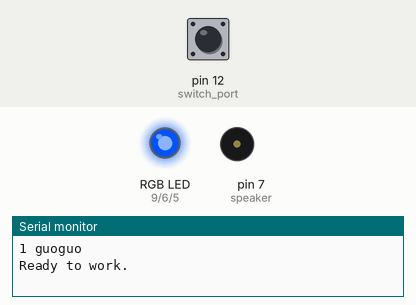
Simulated run of this sketch. Board: Arduino Uno, built with avr-gcc and run on an emulated ATmega328P. Parts: an RGB LED mixed from three pins (HIGH = lit), buzzer (waves = sounding), the last lines printed to the serial monitor. The inputs (shaded band) are chosen by the test bench; at power-on: pin 12 (switch_port) LOW. Dim RGB values are drawn brighter than linear.

Above: at 1.3 s.
1.4 s: pin 12 (switch_port) pulled HIGH for 1 s
At 3.3 s:
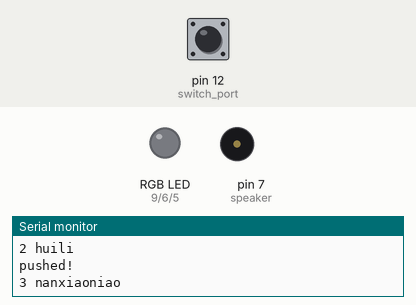
4.0 s: pin 12 (switch_port) pulled HIGH for 0.15 s
At 5.4 s:
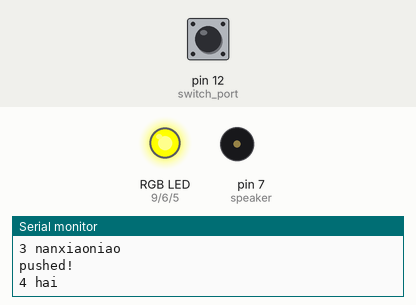
5.7 s: pin 12 (switch_port) pulled HIGH for 0.15 s
At 6.9 s:
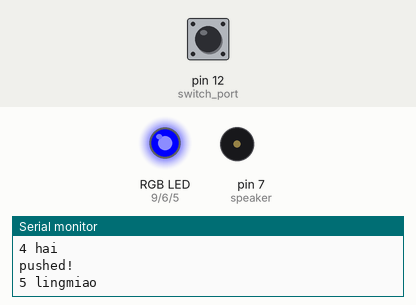
7.4 s: pin 12 (switch_port) pulled HIGH for 3.2 s
At 11.7 s:
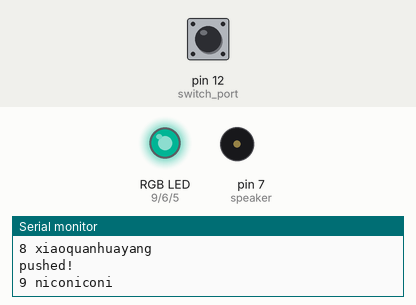
12.1 s: pin 12 (switch_port) pulled HIGH for 0.15 s
At 12.2 s:
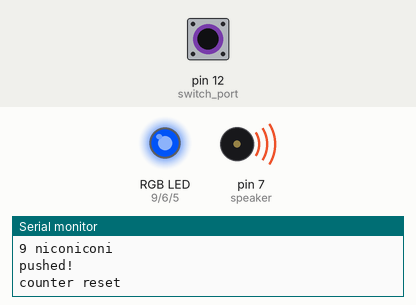
13.8 s: pin 12 (switch_port) pulled HIGH for 1 s
At 14.3 s:
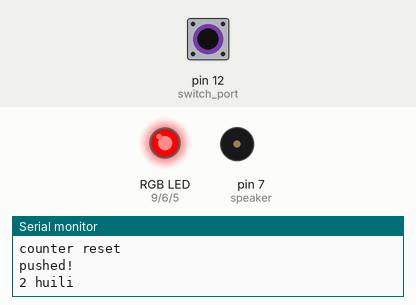
Timing chart, 0 to 16.8 s (numbered marks = the images above; inputs shaded):
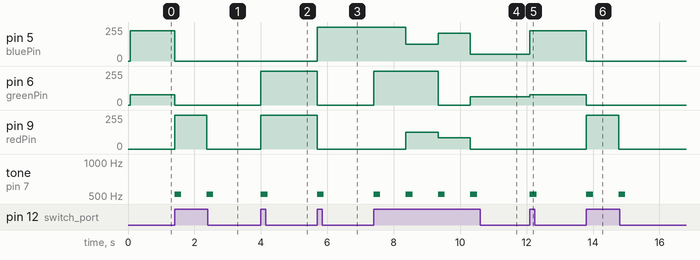

Measured:
- after the input at 1.4 s, pin 5 (bluePin): 228/255 → 0/255 at once; pin 6 (greenPin): 78/255 → 0/255 at once; pin 9 (redPin): 0/255 → 255/255 at once, → 0/255 0.97 s later; tone on pin 7 (speaker): alternates 520 Hz for 0.20 s and silent for 0.77 s, 4 changes in all, then stays silent, starting at once
- after the input at 4.0 s, pin 6 (greenPin), pin 9 (redPin): 0/255 → 255/255 at once; tone on pin 7 (speaker): silent → 520 Hz at once, → silent 0.20 s later
- after the input at 5.7 s, pin 5 (bluePin): 0/255 → 255/255 at once; pin 6 (greenPin), pin 9 (redPin): 255/255 → 0/255 at once; tone on pin 7 (speaker): silent → 520 Hz at once, → silent 0.20 s later
- after the input at 7.4 s, pin 5 (bluePin): 255/255 → 127/255 after 0.97 s, → 208/255 0.97 s later, → 52/255 0.97 s later; pin 6 (greenPin): 0/255 → 255/255 at once, → 0/255 1.9 s later, → 63/255 0.97 s later
- after the input at 12.1 s, pin 5 (bluePin): 52/255 → 228/255 at once; pin 6 (greenPin): 63/255 → 78/255 at once; tone on pin 7 (speaker): silent → 520 Hz at once, → silent 0.20 s later
- after the input at 13.8 s, pin 5 (bluePin): 228/255 → 0/255 at once; pin 6 (greenPin): 78/255 → 0/255 at once; pin 9 (redPin): 0/255 → 255/255 at once, → 0/255 0.97 s later; tone on pin 7 (speaker): alternates 520 Hz for 0.20 s and silent for 0.77 s, 4 changes in all, then stays silent, starting at once

The sketch:

dash.ino.ino
```cpp
//dash.ino standard framework v0.2
//2017 TEAM A72
//

#include "Dash.h"

Dash dash;//Create an object Dash name dash

void setup() {
  //setup pin modes
  pinMode(dash.redPin, OUTPUT);
  pinMode(dash.greenPin, OUTPUT);
  pinMode(dash.bluePin, OUTPUT);
  pinMode(7, OUTPUT); //speaker
  pinMode(12, INPUT); //switch port
  //for debugging
  Serial.begin(9600);//set bit rate to 9600
  Serial.print("I say... Hey... Hey... Hey START DASH! ");
  Serial.print("Welcome to dash.ino debug mode\n\n");
  Serial.print("==================");
  //start up with Honoka Kousaka's orange
  Serial.print("Starting up with Honoka Kousaka's orange...\n");
  dash.setLED();
  Serial.print("Ready to work.\n");
}
void loop() {
  if (digitalRead(12) == HIGH) {
    Serial.print("pushed!\n");
    tone(7, 520, 200);                          //Play a 520hz tone at pin 7
    dash.setLED();                               //switch LED color.
    delay("500");
  }
}
```

Dash.cpp
```cpp
#include "Dash.h"
#include "Arduino.h"

void Dash::colorPin(int redP, int greenP, int blueP){
  redPin = redP;
  greenPin = greenP;
  bluePin = blueP;
}

void Dash::setColor(int red, int green, int blue) //AdaFruit I LOVE YOU!
{
#ifdef COMMON_ANODE
  red = 255 - red;
  green = 255 - green;
  blue = 255 - blue;
#endif
  analogWrite(redPin, red);
  analogWrite(greenPin, green);
  analogWrite(bluePin, blue);
}

void Dash::setLED(){
    pushCount = pushCount +1;
    switch (pushCount) {
    /*
      Lovelive μ's charactor color list:
      #FFB11B Honoka Kousaka
      #00FFFF Eli Ayase
      #FFFFFF Kotori Minami
      #0000FF Umi Sonoda
      #FFFF00 Rin Hoshizora
      #FF0000 Maki Nishikino
      #800080 Nozomi Tojo
      #ADFF2F Hanayo Koizumi
      #FFC0CB Nico Yazawa
    */
    case 1: //Honoka Kousaka 's orange (adjust needed)
      setColor(0, 78, 228);
      delay(50);
      Serial.print("1 guoguo\n");
      break;
    case 2:
      setColor(255, 0, 0);
      delay(50);
            Serial.print("2 huili\n");
      break;
    case 3:
      setColor(0, 0, 0);
      delay(50);
      Serial.print("3 nanxiaoniao\n");
      break;
    case 4:
      setColor(255, 255, 0);
      delay(50);
      Serial.print("4 hai\n");
      break;
    case 5:
      setColor(0, 0, 255);
      delay(50);
      Serial.print("5 lingmiao\n");
      break;
    case 6:
      setColor(0, 255, 255);
      delay(50);
      Serial.print("6 zhenji\n");
      break;
    case 7:
      setColor(127, 255, 127);
      delay(50);
      Serial.print("7 dongtiaoxi\n");
      break;
    case 8:
      setColor(85, 0, 208);
      delay(50);
      Serial.print("8 xiaoquanhuayang\n");
      break;
    case 9:
      setColor(0, 63, 52);
      delay(50);
      Serial.print("9 niconiconi\n");
      break;
    case 10:
    setColor(0, 78, 228);
      Serial.print("counter reset\n");
      pushCount = 1;
      break;
    default:
      break;
  }
}
```

Dash.h
```cpp
#ifndef _Dash_h
#define _Dash_h

class Dash
{
  public:
    void colorPin(int redPin, int greenPin, int bluePin);
    void setColor(int red, int green, int blue);
    void setLED();

    int redPin = 9;
    int greenPin = 6;
    int bluePin = 5;

    private:
      int pushCount = 0;
};


#endif
```
